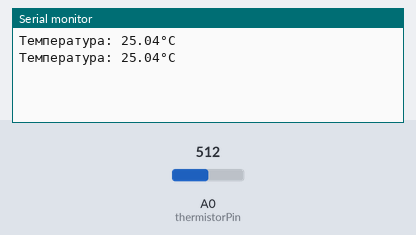
Bench run of a sketch on a simulated Arduino Uno, built with avr-gcc and run on an emulated ATmega328P. Shown: the last lines printed to the serial monitor. The test bench sets the inputs (shaded band); at power-on: A0 (thermistorPin) = 512.

Above: at 1.8 s.
1.9 s: A0 (thermistorPin) set to 716
At 2.8 s:
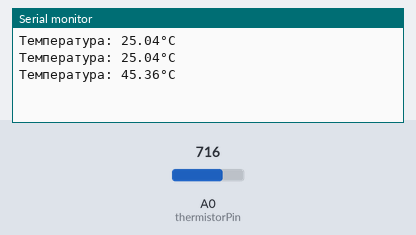
3.4 s: A0 (thermistorPin) set to 900
At 4.4 s:
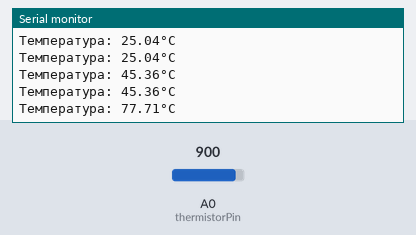
Timing chart, 0 to 6.4 s (numbered marks = the images above; inputs shaded):
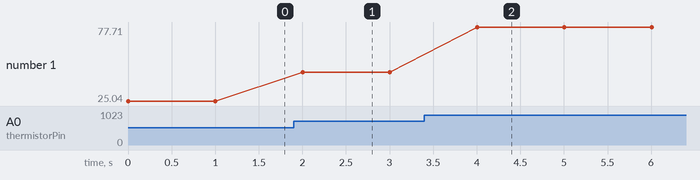

The sketch:

NTC_Read.ino
```cpp
const int thermistorPin = A0;
const int B = 3950;
const int R0 = 10000;

void setup() {
  Serial.begin(9600);
}

void loop() {
  int reading = analogRead(thermistorPin);
  float resistance = (1023.0 / reading - 1.0) * R0;
  float temperature = 1.0 / (log(resistance / R0) / B + 1 / 298.15) - 273.15;

  Serial.print("Температура: ");
  Serial.print(temperature);
  Serial.println("°C");

  delay(1000);
}
```

Measured:
- after the input at 1.9 s, the serial monitor: prints a new line after 0.10 s (image 1)
- after the input at 3.4 s, the serial monitor: prints a new line after 0.60 s (image 2)
- plotted number 1: 25.04 → 45.36 after the input at 1.9 s, 45.36 → 77.71 after the input at 3.4 s
